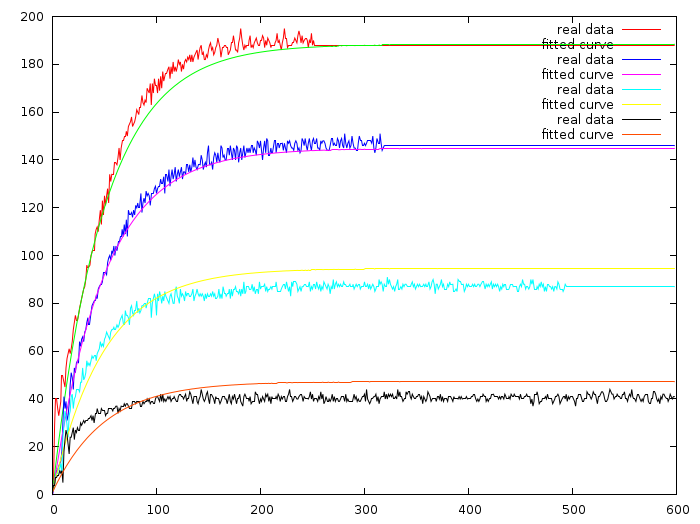

Generate this figure with gnuplot:
set terminal pngcairo size 700,524 enhanced font 'Verdana,10'
set output 'z.png'
plot 'z.dat' using 1:2 title "real data" with lines, '' using 1:3 title "fitted curve" with lines, '' using 1:4 title "real data" with lines, '' using 1:5 title "fitted curve" with lines, '' using 1:6 title "real data" with lines, '' using 1:7 title "fitted curve" with lines, '' using 1:8 title "real data" with lines, '' using 1:9 title "fitted curve" with lines

